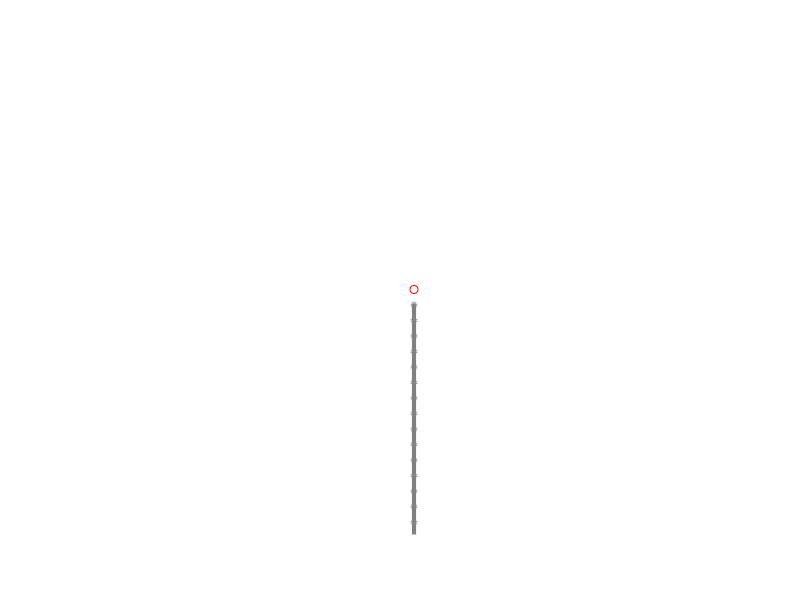

MATLAB code to generate this figure: (Note: this script raises an error after producing the figure.)
function main()
clc
clear
warning('off', 'all');

%init params
    timeStep = 0.048;           %Change this based on hardware
    n = 40;                     %Number of nodes in the chain
    ell_thread = n*5;           %Thread length
    deltaL=ell_thread/(n-1);
    needle_step=[0;0];
    separationEnforcementGain = 1e+1;
    SafetyDistance = 0.5;

%%
% Initial position of the needle
    needle_pos = [0; -40];          %[x; y]
    needle_pos_temp = needle_pos;

    initSep = 0.99*deltaL;          %Initial distanc between each two nodes
    initPos = needle_pos';
    threadXY = [ones(n, 1)*initPos(1,1)  ,  (initPos(1,2)-initSep: -initSep: (n-1)*-initSep+initPos(1,2)-initSep)'];
    threadXY=threadXY'; %size(threadXY) = 2 X n

    % Create a figure for capturing key presses
    hFig = figure('KeyPressFcn', @keyPress);

    hNeedle =  plot(needle_pos(1,1), needle_pos(2,1), 'r-o');
    hold on

    hThread = plot(threadXY(1,:), threadXY(2,:) , '-o','LineWidth',3,'MarkerSize', 2, 'MarkerFaceColor', 0.75*[1 1 1],'Color', 0.5*[1 1 1]); % Suture initially rest on x axis 
    axis([-80 80 -120 40 -5 5]);
    axis off; 
    set(gcf, 'Color', 'w');
    
%% Visualize Abdominal Wall and Inguinal Ring
%Visualization parameters
    rho_p = 0.00071/2*1000; %[mm] outer radius of the needle
    percentageFromEdge2Ring = 0.85;
%Hernia visualization
    [~,abdominalWall,~] = visualizeInguinalRing('NeedleRadius',2*rho_p,'FractionEdgeToRing',percentageFromEdge2Ring);

%Obstacle Triangulation
    tri_vertices{1} = triangles_vertices_delaunay(abdominalWall{1}); %project point method
    tri_vertices{2} = triangles_vertices_delaunay(abdominalWall{2}); %project point method
    tri_vertices{3} = triangles_vertices_delaunay(abdominalWall{3}); %project point method

%%
%Choose your barrier function

%Without Stiffness Lyapunov Function: suitable for silk suture
    barrierCertificate = create_si_connectivity_barrier_certificate_with_obstacles('MaxSeparation',deltaL,'SafetyDistance', SafetyDistance,'BarrierGain',separationEnforcementGain,'N',n,'tri_verices',tri_vertices);

%With Stiffness Lyapunov Function: suitable for Polyamide suture
    %barrierCertificate = create_si_connectivity_barrier_certificate_with_obstacles_stiff('MaxSeparation',deltaL,'SafetyDistance', SafetyDistance,'BarrierGain',separationEnforcementGain,'N',n,'tri_verices',tri_vertices);

%%
%initial thread vlocity
    threadXYVel = zeros(2,n); %Initially stationary 
j=1;
tic; %start timer
while j<5000

    threadXYVel = 0.9* threadXYVel; %Damping effect Beta=0.9
    du = (needle_step)./timeStep;   %Needle velocity based on user input
    needle_step =[0;0];             %Change user input back to zero
   
%************************ Thread Update Start *************************
    [threadXYVel, duC, B(j,:), Btis(j,:)] = barrierCertificate(threadXYVel,threadXY,needle_pos_temp,du);

%CLF 
    if j>1
        % slows down needle if two consecutive obs
        Btis(j,:) = Btis(j,:)*1e-3;
    
        % Define the lengths of the sections
        n1 = n+1;
    
        % Extract the three parts of the vector
        Btis_part1 = Btis(j, 1:n1);                   % First part
        Btis_part2 = Btis(j, n1+1:2*n1);              % Second part
        Btis_part3 = Btis(j, 2*n1+1:3*n1);            % Third part
    
        Bthresh = 0.03;
        velthresh = 4;
        % Check if Btis(j, i) in any two of the three parts is < Bthresh
        condition1 = (Btis_part1 < Bthresh & Btis_part2 < Bthresh) | ...
                     (Btis_part1 < Bthresh & Btis_part3 < Bthresh) | ...
                     (Btis_part2 < Bthresh & Btis_part3 < Bthresh);
                 if any(condition1)  
                        % Find the index where the condition is true
                        index = find(condition1, 2); % Find the first index where condition1 is true
        
                        % Check if condition1 is true for any element
                        if ~isempty(index) && any(arrayfun(@(i) norm(threadXYVel(:, mod(i,n)+1)), index) > velthresh) 
                            duC = duC * 0.9^sum(condition1);
                            threadXYVel = threadXYVel* 0.9^sum(condition1);
                            hThread.Color = [1, 165/255 * (13 - sum(condition1)) / 12,0]; %orange
                        else 
                            hThread.Color = [0,0.2,1]; %blue
                        end
        
                 else
                         hThread.Color = [0,1,0]; %green
                 end
    end

    %Update thread visual
    [threadXY, threadXYVel, hThread ,needle_pos_temp] = ThreadUpdateBarrier(threadXY, threadXYVel, timeStep, hThread,needle_pos_temp, duC);
        
    %************************* Thread Update End **************************

    %Update needle 
    hNeedle.XData = needle_pos_temp(1,1);
    hNeedle.YData = needle_pos_temp(2,1);
    
    % Update the figure window 
    drawnow;  
%%
         elapsedTime = toc;  % Check the elapsed time
       
    if elapsedTime < timeStep
        pause(timeStep - elapsedTime);  % Adjust the pause to maintain consistent timing
    else
        disp(elapsedTime)
    end
  tic;  % Reset timer after each loop iteration

j=j+1;
end    

 figure()
    plot(1:j-1,B(:,:))
    title('h con1')
    xlabel('Iteration')
    ylabel('h(xi)')
%     legend('node 1','node 10','node 20','node 30','node 40','node 50')


%     figure()
%     plot(2:j-1,1e3*Btis(2:j-1,:))
%     xlabel('Iteration')
%     ylabel('h(xi)')
%     title('h obs1')

    figure()
    plot(2:j-1,1e3*Btis(2:j-1,1:n+1))
    xlabel('Iteration')
    ylabel('h(xi)')
    title('h obs1')

    figure()
    plot(2:j-1,1e3*Btis(2:j-1,n+2:2*n+2))
    xlabel('Iteration')
    ylabel('h(xi)')
    title('h obs2')

        figure()
    plot(2:j-1,1e3*Btis(2:j-1,2*n+3:3*n+3))
    xlabel('Iteration')
    ylabel('h(xi)')
    title('h obs3')

function keyPress(~, event)
        step_size = 0.475;  % How much the needle moves with each key press 
        switch event.Key
            case 'w'  % Move needle up
                needle_step = + step_size.*[0;1];
            case 's'  % Move needle down
                needle_step = - step_size.*[0;1];
            case 'a'  % Move needle left
                needle_step = - step_size.*[1;0];
            case 'd'  % Move needle right
                needle_step = + step_size.*[1;0];
                case 'q'  % Move needle right
                needle_step = + step_size.*[0;0];
        end

    end 
end